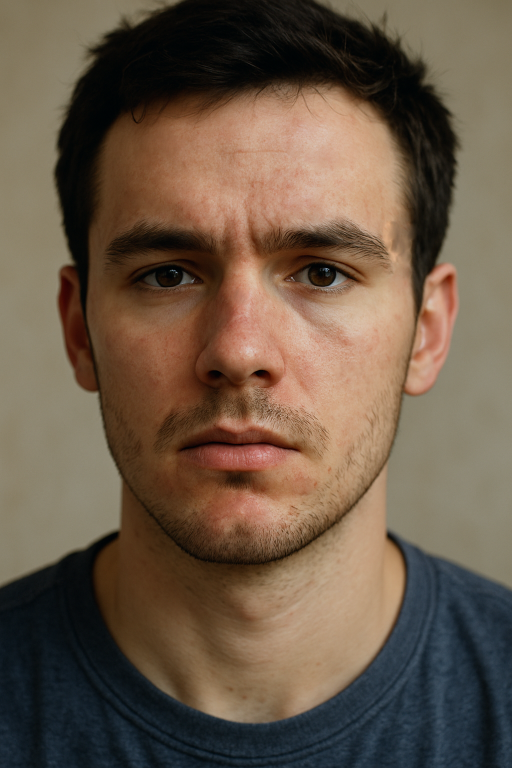
//> input picture data/face.png, 1024 x 1536 px (shown at 1/2 size)
$ ./sketch_and_cartoon   (built with g++ and OpenCV 4)
//> lines starting //> are read from the running program, lines starting //| are printed output that depends on the picture; after the words box and inside, x2 and y2 are one past the last pixel; in counts of white or black regions, pixels touching at a corner belong together
/**
 * @file blemish_cartoon_sketch.cpp
 * @brief Generates a cartoonified and pencil‐sketch version of an input image.
 *
 * This program:
 *  1. Loads an input image from disk.
 *  2. Computes a pencil‐sketch mask by high‐pass filtering the V channel in HSV.
 *  3. Applies a bilateral filter to smooth colors while preserving edges.
 *  4. Merges the sketch mask with the smoothed color image to produce a cartoon effect.
 *  5. Displays both results in resizable windows.
 *  6. Saves the cartoon and sketch images back to disk.
 */

#include <cstdlib>
#include <filesystem>
#include <iostream>
#include <limits>
#include <opencv2/opencv.hpp>
#include <vector>

#include "config.pch"

//--------------------------------------------------------------------------------------
// Configuration constants
//--------------------------------------------------------------------------------------

static const std::string kDataDir = DATA_DIR;  ///< Base data directory (from config.pch)
static const std::string kInputRelativePath = "../data/face.png";  ///< Relative path under DATA_DIR
static const std::string kOutputCartoonRelPath =
    "../data/resultCartoon.png";  ///< Relative output for cartoon
static const std::string kOutputSketchRelPath =
    "../data/resultSketch.png";                                      ///< Relative output for sketch
static const std::string kWindowCartoonName = "Cartoonified Image";  ///< Window title for cartoon
static const std::string kWindowSketchName = "Pencil Sketch Image";  ///< Window title for sketch

static constexpr int kGaussianKernelSize = 17;        ///< Kernel size for Gaussian blur (odd)
static constexpr double kGaussianSigma = 12.0;        ///< Sigma value for Gaussian blur
static constexpr int kSketchThreshold = 4;            ///< Threshold delta for sketch binarization
static constexpr int kBilateralDiameter = -1;         ///< Diameter for bilateral filter (auto)
static constexpr double kBilateralSigmaColor = 60.0;  ///< SigmaColor for bilateral filter
static constexpr double kBilateralSigmaSpace = 30.0;  ///< SigmaSpace for bilateral filter

//--------------------------------------------------------------------------------------
// Utility functions
//--------------------------------------------------------------------------------------

/**
 * @brief Loads an image from disk, exiting on failure.
 * @param path   Full filesystem path to the image.
 * @param flags  OpenCV imread flags (default: IMREAD_UNCHANGED).
 * @return       Loaded cv::Mat.
 */
cv::Mat loadImageOrExit(const std::filesystem::path& path, int flags = cv::IMREAD_UNCHANGED) {
//> called with flags = 1
  cv::Mat img = cv::imread(path.string(), flags);
//> img is the input picture: 1536 rows x 1024 cols, CV_8UC3; mean B, G, R 71.5, 88.6, 106.6
  if (img.empty()) {
    std::cerr << "ERROR: Could not load image: " << path << std::endl;
    std::exit(EXIT_FAILURE);
  }
  return img;
}

/**
 * @brief Saves an image to disk, exiting on failure.
 * @param path    Full filesystem path for output.
 * @param image   Image to write.
 * @param params  Optional imwrite parameters.
 */
void saveImageOrExit(const std::filesystem::path& path, const cv::Mat& image,
                     const std::vector<int>& params = {}) {
  if (!cv::imwrite(path.string(), image, params)) {
    std::cerr << "ERROR: Could not save image: " << path << std::endl;
    std::exit(EXIT_FAILURE);
  }
}

/**
 * @brief Displays an image in a resizable window until any key is pressed.
 * @param windowName  Title for the window.
 * @param image       Image to display.
 */
void showImage(const std::string& windowName, const cv::Mat& image) {
  cv::namedWindow(windowName, cv::WINDOW_NORMAL);
  cv::resizeWindow(windowName, 1200, 900);
  cv::imshow(windowName, image);
  cv::waitKey(0);
  cv::destroyWindow(windowName);
}

//--------------------------------------------------------------------------------------
// Core image‐processing functions
//--------------------------------------------------------------------------------------

/**
 * @brief Computes a binary pencil‐sketch mask from the V channel (HSV) of the image.
 *
 * Steps:
 *  1. Convert BGR → HSV and extract V channel.
 *  2. Gaussian‐blur V to obtain low‐frequency content.
 *  3. Subtract: high = blurredV − V to isolate dark strokes.
 *  4. Threshold with THRESH_BINARY_INV to produce white-on-black strokes.
 *
 * @param src   Input BGR image.
 * @return      Binary sketch mask (CV_8U).
 */
cv::Mat computeSketchMask(const cv::Mat& src) {
  // Convert to HSV and extract V channel
  cv::Mat hsv;
  cv::cvtColor(src, hsv, cv::COLOR_BGR2HSV);
//> hsv: 1536 rows x 1024 cols, CV_8UC3; mean H, S, V 33.2, 108.2, 110.1
  std::vector<cv::Mat> channels;
  cv::split(hsv, channels);
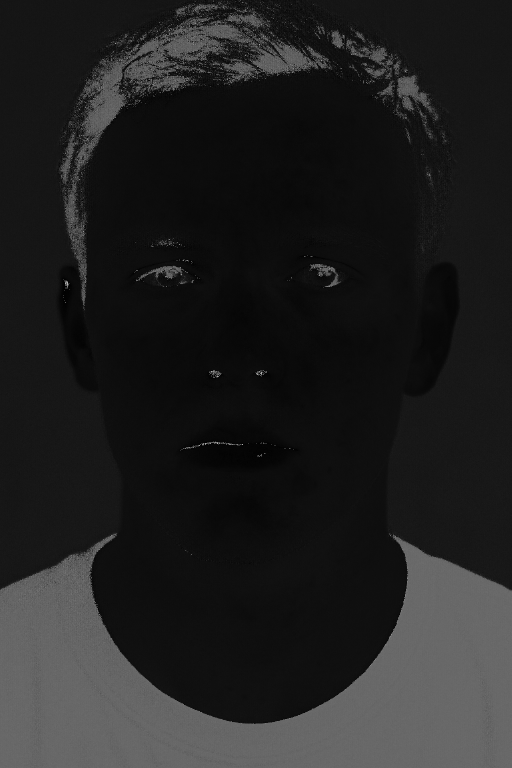
//> channels[0]: 1536 rows x 1024 cols, CV_8UC1 (shown at 1/2 size); min 0, max 179, mean 33.2
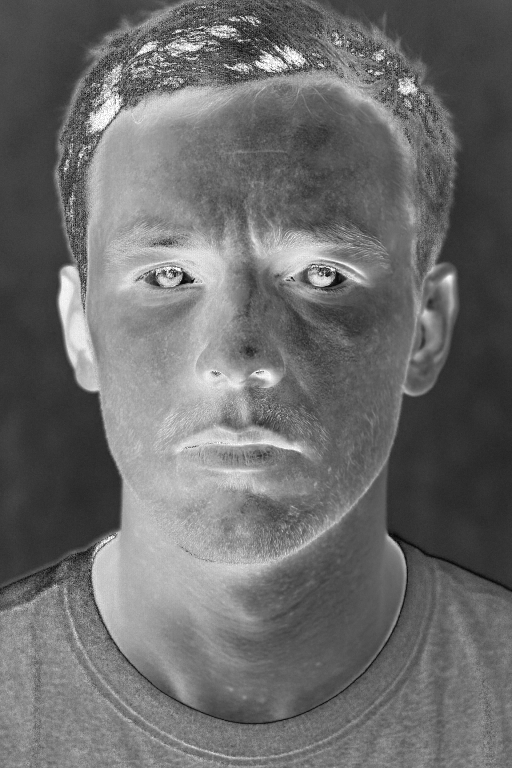
//> channels[1]: 1536 rows x 1024 cols, CV_8UC1 (shown at 1/2 size); min 0, max 255, mean 108.2
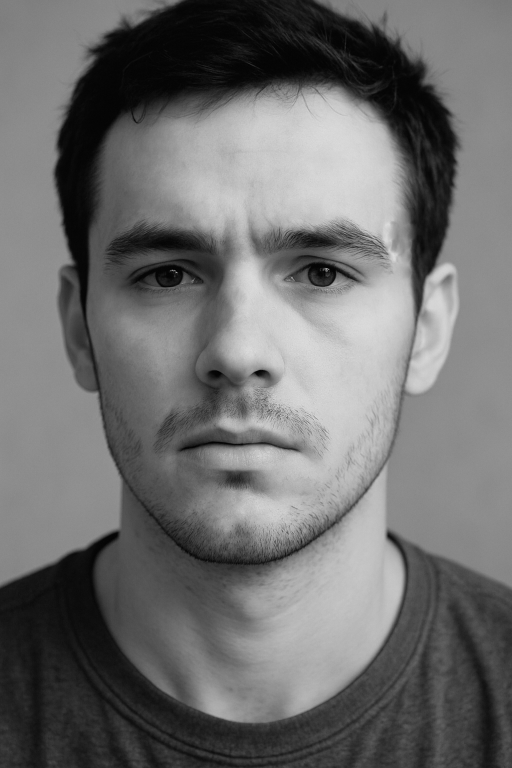
//> channels[2]: 1536 rows x 1024 cols, CV_8UC1 (shown at 1/2 size); min 0, max 227, mean 110.1
  const cv::Mat& vChannel = channels[2];

  // Low‐pass (Gaussian blur)
  cv::Mat blurred;
  cv::GaussianBlur(vChannel, blurred, cv::Size(kGaussianKernelSize, kGaussianKernelSize),
                   kGaussianSigma, kGaussianSigma);

  // High‐pass approximation: blurred − original
  cv::Mat highPass = blurred - vChannel;
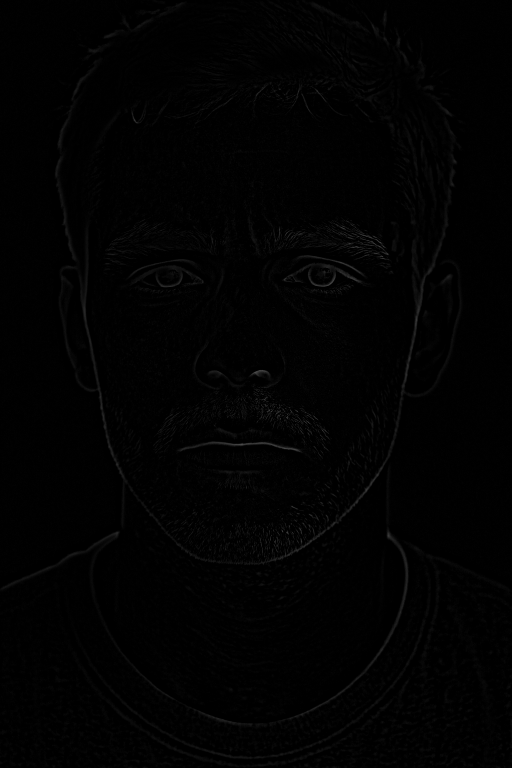
//> highPass: 1536 rows x 1024 cols, CV_8UC1 (shown at 1/2 size); min 0, max 106, mean 1.7

  // Binarize: dark strokes become white
  cv::Mat mask;
  cv::threshold(highPass, mask, kSketchThreshold, 255, cv::THRESH_BINARY_INV);
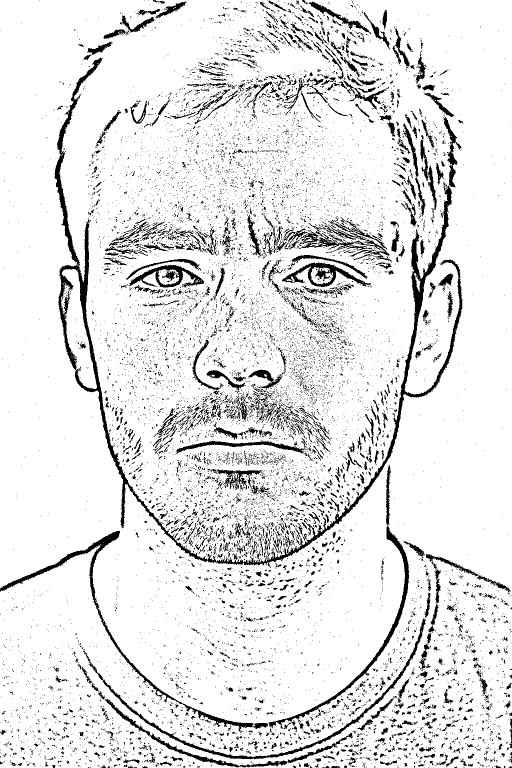
//> mask: 1536 rows x 1024 cols, CV_8UC1 (shown at 1/2 size); 89.7% white; 12729 black regions (11778 under 20 px), largest, box (x1, y1, x2, y2) and area: (433, 231, 926, 1131) 13133, (109, 115, 432, 1126) 12890, (0, 1061, 536, 1465) 5973

  return mask;
}

/**
 * @brief Produces a pencil‐sketch image from the source.
 * @param src   Input BGR image.
 * @return      Grayscale-looking sketch image.
 */
cv::Mat pencilSketch(const cv::Mat& src) {
  // The mask is white where strokes are desired
  return computeSketchMask(src);
}

/**
 * @brief Produces a cartoonified image by blending a sketch mask over smoothed color.
 *
 * Steps:
 *  1. Smooth colors with a bilateral filter.
 *  2. Invert sketch mask so strokes mask out the background.
 *  3. Apply mask to set non‐stroke regions to black in the smoothed color image.
 *
 * @param src   Input BGR image.
 * @return      Cartoonified BGR image.
 */
cv::Mat cartoonify(const cv::Mat& src) {
  // 1) Color smoothing
  cv::Mat smoothColor;
  cv::bilateralFilter(src, smoothColor, kBilateralDiameter, kBilateralSigmaColor,
                      kBilateralSigmaSpace);

  // 2) Sketch mask (white = strokes)
  cv::Mat sketchMask = computeSketchMask(src);

  // 3) Invert mask so strokes are 0, background 255
  cv::Mat invMask;
  cv::bitwise_not(sketchMask, invMask);
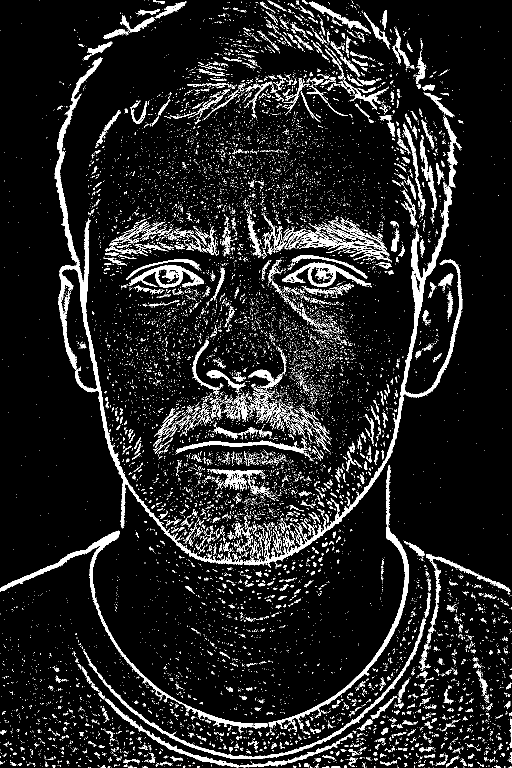
//> invMask: 1536 rows x 1024 cols, CV_8UC1 (shown at 1/2 size); 10.3% white; 12729 white regions (11778 under 20 px), largest, box (x1, y1, x2, y2) and area: (433, 231, 926, 1131) 13133, (109, 115, 432, 1126) 12890, (0, 1061, 536, 1465) 5973

  // 4) Black-out background in the smoothColor image
  smoothColor.setTo(cv::Scalar(0, 0, 0), invMask);
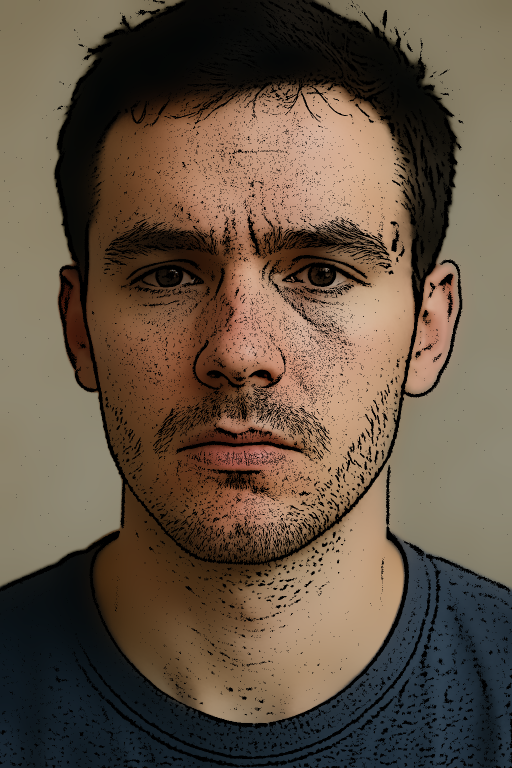
//> smoothColor: 1536 rows x 1024 cols, CV_8UC3 (shown at 1/2 size); mean B, G, R 67, 82.9, 99

  return smoothColor;
}

//--------------------------------------------------------------------------------------
// Main entry point
//--------------------------------------------------------------------------------------

int main() {
  // Build full input/output paths
  std::filesystem::path inputPath = std::filesystem::path{kDataDir} / kInputRelativePath;
  std::filesystem::path cartoonPath = std::filesystem::path{kDataDir} / kOutputCartoonRelPath;
  std::filesystem::path sketchPath = std::filesystem::path{kDataDir} / kOutputSketchRelPath;

  // Load source image
  cv::Mat src = loadImageOrExit(inputPath, cv::IMREAD_COLOR);

  // Generate outputs
  cv::Mat sketch = pencilSketch(src);
  cv::Mat cartoon = cartoonify(src);

  // Display results
  showImage(kWindowSketchName, sketch);
  showImage(kWindowCartoonName, cartoon);

  // Save to disk
  saveImageOrExit(sketchPath, sketch);
  saveImageOrExit(cartoonPath, cartoon);

  std::cout << "Saved pencil sketch to: " << sketchPath << "\n"
            << "Saved cartoon image to: " << cartoonPath << std::endl;
//| Saved pencil sketch to: "./../data/resultSketch.png"
//| Saved cartoon image to: "./../data/resultCartoon.png"

  return EXIT_SUCCESS;
}
